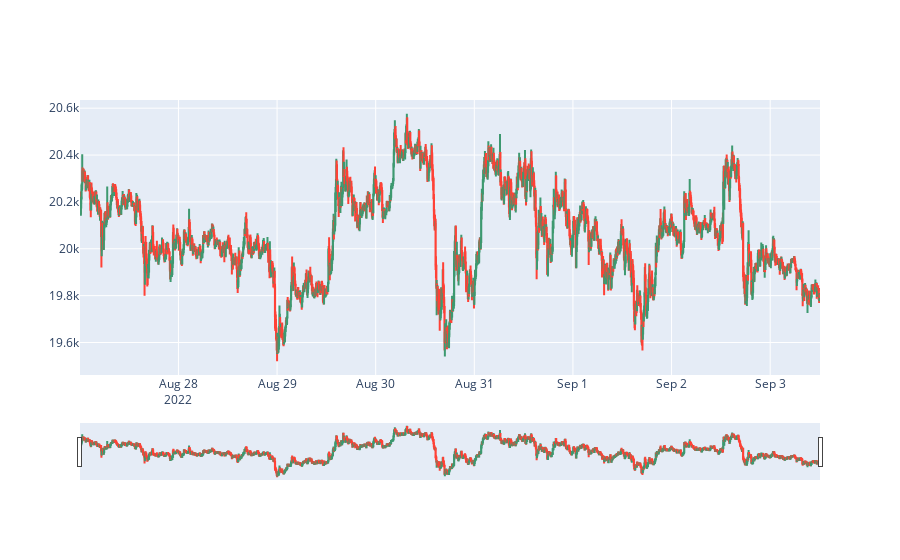

Notebook cell for this chart:
### Markdown cell above
# Actual data

### Code cell
fig = go.Figure(data=[go.Candlestick(
                x=dataset.index.values,
                open=dataset['open'],
                high=dataset['high'],
                low=dataset['low'],
                close=dataset['close'])])
fig.show()

### Figure 1 — Plotly figure (JSON) as saved in the notebook; plotly's stock layout.template omitted (floating-point values rounded to 4 significant figures; data arrays with more than 128 entries replaced by an {"elided": "..."} marker saying what was removed)
{"data": [{"close": {"elided": "2161 float values"}, "high": {"elided": "2161 float values"}, "low": {"elided": "2161 float values"}, "open": {"elided": "2161 float values"}, "type": "candlestick", "x": {"elided": "2161 str values"}}], "layout": {}}
